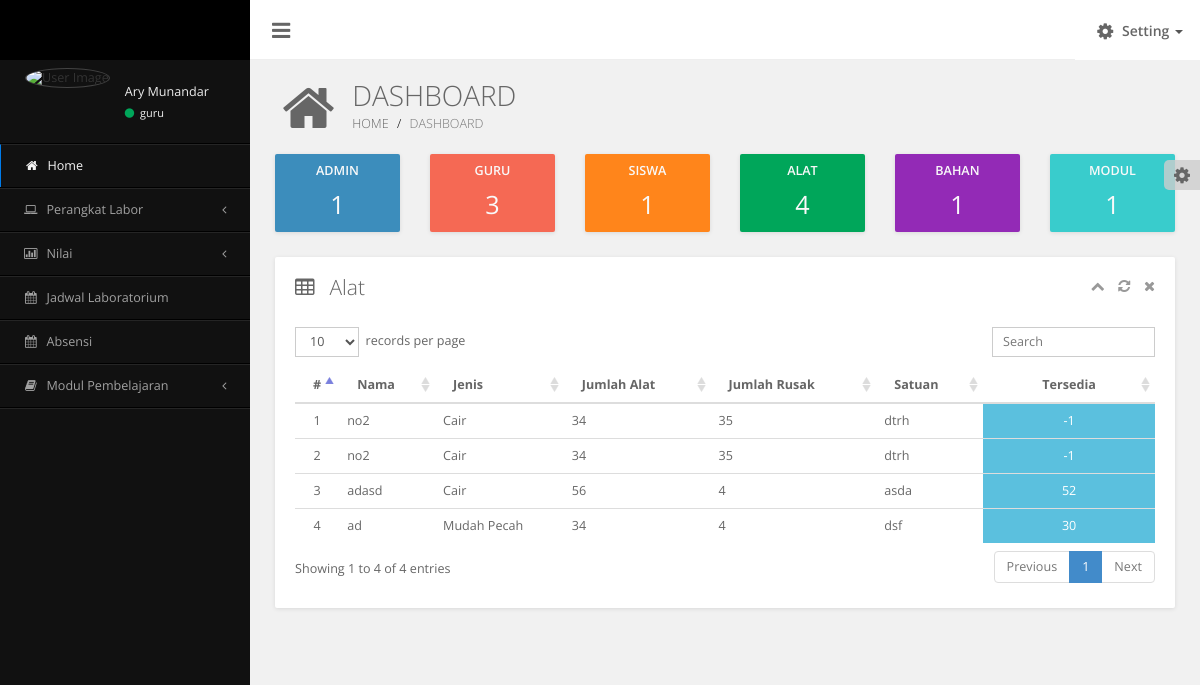
Screenshot of /dashboard/index.php?perangkat=alat (signed in) with the database file from the repository.
### tables this page shows
CREATE TABLE IF NOT EXISTS `alat` (
  `alat_id` int(11) NOT NULL AUTO_INCREMENT,
  `alat_nama` varchar(50) DEFAULT NULL,
  `alat_jenis` varchar(50) DEFAULT NULL,
  `alat_jumlah` int(11) DEFAULT NULL,
  `alat_rusak` int(11) DEFAULT NULL,
  `alat_satuan` varchar(50) DEFAULT NULL,
  PRIMARY KEY (`alat_id`)
);

### dashboard/table/alat.php (the view, shortened to what this page needs)
<div class="row">
	<div class="col-md-12">
		<div class="grid no-border">
			<div class="grid-header">
				<i class="fa fa-table"></i>
				<span class="grid-title">Alat</span>
				<div class="pull-right grid-tools">
					<a data-widget="collapse" title="Collapse"><i class="fa fa-chevron-up"></i></a>
					<a data-widget="reload" title="Reload"><i class="fa fa-refresh"></i></a>
					<a data-widget="remove" title="Remove"><i class="fa fa-times"></i></a>
				</div>
			</div>
			<div class="grid-body">
				<table id="dataTables1" class="table table-hover display" cellspacing="0" width="100%">
					<thead>
						<tr>
							<th width="3%" align="center">#</th>
							<th>Nama</th>
							<th>Jenis</th>
							<th>Jumlah Alat</th>
							<th>Jumlah Rusak</th>
							<th>Satuan</th>
							<th width="20%"><center>
								<?php
									if (isset($_SESSION['access'])) {
										if ($_SESSION['access'] == 'admin') {
											echo "Action";
										}elseif ($_SESSION['access'] == 'guru') {
											echo "Tersedia";
										}
									}
								?>
							</center></th>
						</tr>
					</thead>
					<tbody>
						<?php
							$no 		=	1;
							$alat 		=	mysql_query("SELECT * FROM alat ");
							while ($data=mysql_fetch_array($alat)) {
						?>
						<tr>
							<td><center><?php echo $no; ?></center></td>
							<td><?php echo $data['alat_nama']; ?></td>
							<td><?php echo $data['alat_jenis']; ?></td>
							<td>
								<?php
									echo $data['alat_jumlah'];
								?>
							</td>
							<td>
								<?php
									echo $data['alat_rusak'];
								?>
							</td>
							<td><?php echo $data['alat_satuan']; ?></td>
							<?php
								if (isset($_SESSION['access'])) {
									if ($_SESSION['access'] == 'admin') {
							?>
							<td>
								<center>
									<a href="?alat-edit=<?php echo $data['alat_id']; ?>" class="btn btn-warning"><span class="fa fa-edit"></span> Edit</a>
									<a href="?alat-delete=<?php echo $data['alat_id']; ?>" class="btn btn-danger"><span class="fa fa-trash-o"></span> Delete</a>
								</center>
							</td>
							<?php
									}elseif ($_SESSION['access'] == 'guru') {
										$jumlah = $data['alat_jumlah'];
										$rusak 	= $data['alat_rusak'];
							?>
							<td class="btn-info">
								<center>
									<?php echo $jumlah-$rusak; ?>
								</center>
							</td>
							<?php
									}
								}
							?>
						</tr>
						<?php
							$no++;
							}
						?>
					</tbody>
				</table>
			</div>
		</div>
	</div>
</div>

### dashboard/assets/css/main.css (style rules this page uses)
html, body { overflow-x: hidden !important; font-family: 'Open Sans', sans-serif; min-height: 100%; background: #f1f1f1; }
a { color: #428bca; }
.no-border { border: 0px !important; }
.grid { position: relative; width: 100%; background: #fff; color: #666666; border-radius: 2px; margin-bottom: 25px; box-shadow: 0px 1px 4px rgba(0, 0, 0, 0.1); }
.grid .grid-header { position: relative; border-bottom: 1px solid #ddd; padding: 15px 10px 10px 20px; }
.grid .grid-header:before, .grid .grid-header:after { display: table; content: " "; }
.grid .grid-header:after { clear: both; }
.grid .grid-header span, .grid .grid-header > .fa { display: inline-block; margin: 0; font-weight: 300; font-size: 1.5em; float: left; }
.grid .grid-header span { padding: 0 5px; }
.grid .grid-header > .fa { padding: 5px 10px 0 0; }
.grid .grid-header > .grid-tools { padding: 4px 10px; }
.grid .grid-header > .grid-tools a { color: #999999; padding-left: 10px; cursor: pointer; }
.grid .grid-body { padding: 15px 20px 15px 20px; font-size: 0.9em; line-height: 1.9em; }
.grid.no-border > .grid-header { border-bottom: 0px !important; }

### rows the page displays
alat: alat_nama "no2", alat_jenis "Cair", alat_jumlah "34", alat_rusak "35", alat_satuan "dtrh", $jumlah-$rusak "-1"
alat: alat_nama "no2", alat_jenis "Cair", alat_jumlah "34", alat_rusak "35", alat_satuan "dtrh", $jumlah-$rusak "-1"
alat: alat_nama "adasd", alat_jenis "Cair", alat_jumlah "56", alat_rusak "4", alat_satuan "asda", $jumlah-$rusak "52"
alat: alat_nama "ad", alat_jenis "Mudah Pecah", alat_jumlah "34", alat_rusak "4", alat_satuan "dsf", $jumlah-$rusak "30"

### other values shown
$_SESSION['name'] "Ary Munandar"
$_SESSION['username'] "guru"
$data['total'] "1"
$data['total'] "3"
$data['total'] "4"
